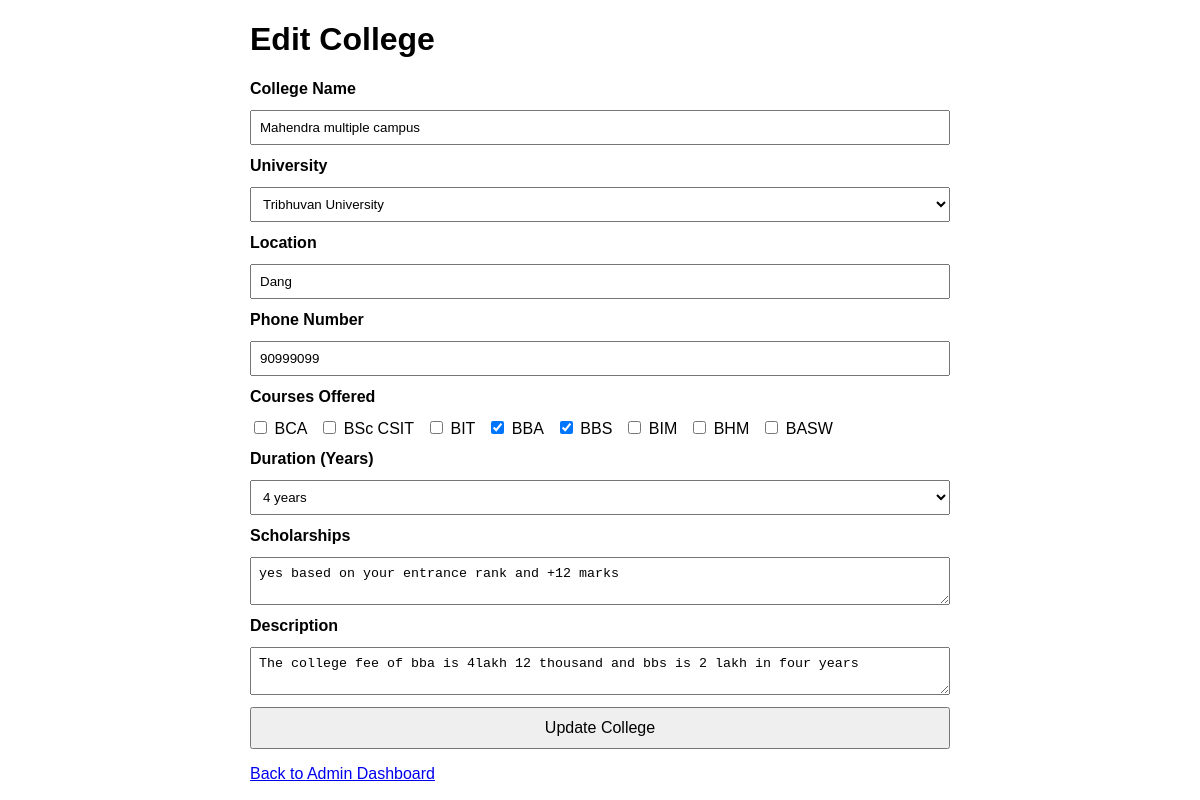
The app's page /admin/college.register.php?id=39 with its own data.
### tables this page shows
CREATE TABLE `colleges` (
  `id` int(11) NOT NULL,
  `name` varchar(255) NOT NULL,
  `course` text NOT NULL,
  `university` varchar(255) NOT NULL,
  `location` varchar(255) NOT NULL,
  `phone_number` varchar(20) NOT NULL,
  `scholarships` text DEFAULT NULL,
  `duration` varchar(10) NOT NULL,
  `description` text DEFAULT NULL,
  `created_at` timestamp NOT NULL DEFAULT current_timestamp()
);

### admin/college.register.php (the view, shortened to what this page needs)
<?php
require_once '../db_connection/db_connection.php';
$id = 0;
$name = $university = $location = $phone_number = $fee = $duration = $scholarships = $description = "";
$courses = [];
if ($_SERVER['REQUEST_METHOD'] === 'GET' && isset($_GET['id'])) {
    $id = intval($_GET['id']);
    $stmt = $conn->prepare("SELECT * FROM colleges WHERE id = ?");
    $stmt->bind_param("i", $id);
    $stmt->execute();
    $result = $stmt->get_result();
    if ($result->num_rows === 1) {
        $college = $result->fetch_assoc();
        $name = $college['name'];
        $university = $college['university'];
        $location = $college['location'];
        $phone_number = $college['phone_number'];
        $courses = explode(',', $college['course']);
        $duration = $college['duration'];
        $scholarships = $college['scholarships'];
        $description = $college['description'];
    } else {
        $_SESSION['message'] = "College not found.";
        header("Location: admin_dashboard.php");
        exit;
    }
}
?>
<!DOCTYPE html>
<html lang="en">
<head>
</head>
<body>
  <h1><?php echo $id ? 'Edit College' : 'Add College'; ?></h1>
  <form id="collegeForm" method="post" action="college.register.php<?php echo $id ? '?id=' . $id : ''; ?>">
    <label>College Name</label>
    <input type="text" name="name" value="<?php echo htmlspecialchars($name); ?>" required />
    <label>University</label>
    <select name="university" required>
      <?php
      $unis = ['Tribhuvan University', 'Pokhara University', 'Kathmandu University', 'Purbanchal University'];
      foreach ($unis as $uni) {
          $selected = ($university === $uni) ? 'selected' : '';
          echo "<option value=\"$uni\" $selected>$uni</option>";
      }
      ?>
    </select>
    <label>Location</label>
    <input type="text" name="location" value="<?php echo htmlspecialchars($location); ?>" required />
    <label>Phone Number</label>
    <input type="tel" name="phone_number" value="<?php echo htmlspecialchars($phone_number); ?>" required />
    <label>Courses Offered</label>
    <div class="checkbox-group">
      <?php
      $all_courses = ['BCA', 'BSc CSIT', 'BIT', 'BBA', 'BBS', 'BIM', 'BHM', 'BASW'];
      foreach ($all_courses as $course) {
          $checked = in_array($course, $courses) ? 'checked' : '';
          echo "<label><input type='checkbox' name='course[]' value='$course' $checked> $course</label>";
      }
      ?>
    </div>
    <label>Duration (Years)</label>
    <select name="duration" required>
      <?php for ($i = 1; $i <= 5; $i++) {
          $selected = ($duration == $i) ? 'selected' : '';
          echo "<option value=\"$i\" $selected>$i year" . ($i > 1 ? 's' : '') . "</option>";
      } ?>
    </select>
    <label>Scholarships</label>
    <textarea name="scholarships"><?php echo htmlspecialchars($scholarships); ?></textarea>
    <label>Description</label>
    <textarea name="description"><?php echo htmlspecialchars($description); ?></textarea>
    <button type="submit"><?php echo $id ? 'Update College' : 'Add College'; ?></button>
  </form>
  <p><a href="admin_dashboard.html">Back to Admin Dashboard</a></p>
</body>
</html>

### admin/college.register.php (style rules this page uses)
body { font-family: Arial, sans-serif; max-width: 700px; margin: 20px auto; }
form { display: flex; flex-direction: column; gap: 12px; }
label { font-weight: bold; }
input[type=text], input[type=tel], input[type=number], select, textarea { width: 100%; padding: 8px; box-sizing: border-box; }
.checkbox-group label { font-weight: normal; margin-right: 12px; }
button { padding: 10px 15px; font-size: 1rem; cursor: pointer; }

### records on screen
colleges: name "Mahendra multiple campus", location "Dang", phone_number "90999099", scholarships "yes based on your entrance rank and +12 marks", description "The college fee of bba is 4lakh 12 thousand and bbs is 2 lakh in four years"

### other values on screen
$course "BCA"
$course "BSc CSIT"
$course "BIT"
$course "BBA"
$course "BBS"
$course "BIM"
$course "BHM"
$course "BASW"
form field university "Tribhuvan University"
form field duration "4 years"
